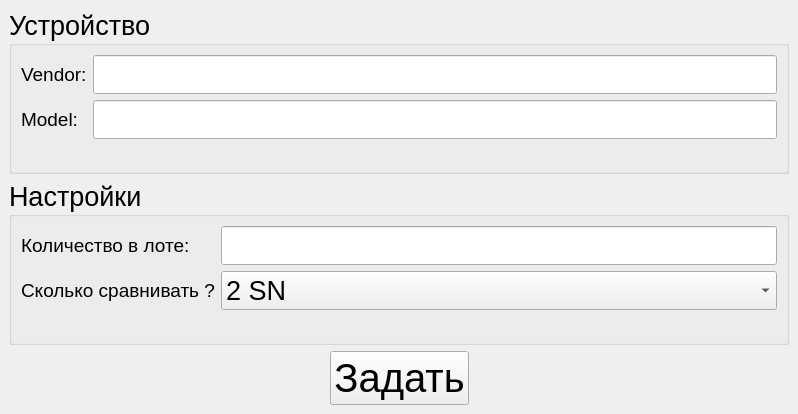
<?xml version="1.0" encoding="UTF-8"?>
<ui version="4.0">
 <class>SettingsWindow</class>
 <widget class="QMainWindow" name="SettingsWindow">
  <property name="geometry">
   <rect>
    <x>0</x>
    <y>0</y>
    <width>798</width>
    <height>414</height>
   </rect>
  </property>
  <property name="maximumSize">
   <size>
    <width>798</width>
    <height>414</height>
   </size>
  </property>
  <property name="acceptDrops">
   <bool>true</bool>
  </property>
  <property name="windowTitle">
   <string>Настройки</string>
  </property>
  <property name="windowIcon">
   <iconset resource="res.qrc">
    <normaloff>:/res/images/logo.ico</normaloff>:/res/images/logo.ico</iconset>
  </property>
  <property name="documentMode">
   <bool>false</bool>
  </property>
  <property name="dockNestingEnabled">
   <bool>false</bool>
  </property>
  <widget class="QWidget" name="centralwidget">
   <layout class="QVBoxLayout" name="verticalLayout">
    <item>
     <widget class="QGroupBox" name="groupBox">
      <property name="font">
       <font>
        <pointsize>20</pointsize>
       </font>
      </property>
      <property name="title">
       <string>Устройство</string>
      </property>
      <layout class="QVBoxLayout" name="verticalLayout_2">
       <item>
        <layout class="QFormLayout" name="formLayout">
         <item row="0" column="0">
          <widget class="QLabel" name="label_vendor">
           <property name="font">
            <font>
             <pointsize>14</pointsize>
            </font>
           </property>
           <property name="text">
            <string>Vendor:</string>
           </property>
          </widget>
         </item>
         <item row="0" column="1">
          <widget class="QLineEdit" name="lineEdit_vendor">
           <property name="maxLength">
            <number>64</number>
           </property>
           <property name="alignment">
            <set>Qt::AlignmentFlag::AlignCenter</set>
           </property>
           <property name="clearButtonEnabled">
            <bool>true</bool>
           </property>
          </widget>
         </item>
         <item row="1" column="0">
          <widget class="QLabel" name="label_model">
           <property name="font">
            <font>
             <pointsize>14</pointsize>
            </font>
           </property>
           <property name="text">
            <string>Model:</string>
           </property>
          </widget>
         </item>
         <item row="1" column="1">
          <widget class="QLineEdit" name="lineEdit_model">
           <property name="maxLength">
            <number>64</number>
           </property>
           <property name="alignment">
            <set>Qt::AlignmentFlag::AlignCenter</set>
           </property>
           <property name="clearButtonEnabled">
            <bool>true</bool>
           </property>
          </widget>
         </item>
        </layout>
       </item>
      </layout>
     </widget>
    </item>
    <item>
     <widget class="QGroupBox" name="groupBox_2">
      <property name="font">
       <font>
        <pointsize>20</pointsize>
       </font>
      </property>
      <property name="title">
       <string>Настройки</string>
      </property>
      <layout class="QVBoxLayout" name="verticalLayout_4">
       <item>
        <layout class="QFormLayout" name="formLayout_2">
         <item row="0" column="0">
          <widget class="QLabel" name="label_lot_count">
           <property name="font">
            <font>
             <pointsize>14</pointsize>
            </font>
           </property>
           <property name="text">
            <string>Количество в лоте:</string>
           </property>
          </widget>
         </item>
         <item row="0" column="1">
          <widget class="QLineEdit" name="lineEdit_lot_count">
           <property name="inputMethodHints">
            <set>Qt::InputMethodHint::ImhNone</set>
           </property>
           <property name="maxLength">
            <number>11</number>
           </property>
           <property name="alignment">
            <set>Qt::AlignmentFlag::AlignCenter</set>
           </property>
           <property name="clearButtonEnabled">
            <bool>true</bool>
           </property>
          </widget>
         </item>
         <item row="1" column="0">
          <widget class="QLabel" name="label_lot_count_2">
           <property name="font">
            <font>
             <pointsize>14</pointsize>
            </font>
           </property>
           <property name="text">
            <string>Сколько сравнивать ?</string>
           </property>
          </widget>
         </item>
         <item row="1" column="1">
          <widget class="QComboBox" name="comboBox">
           <property name="font">
            <font>
             <pointsize>20</pointsize>
            </font>
           </property>
           <item>
            <property name="text">
             <string>2 SN</string>
            </property>
           </item>
           <item>
            <property name="text">
             <string>3 SN</string>
            </property>
           </item>
          </widget>
         </item>
        </layout>
       </item>
      </layout>
     </widget>
    </item>
    <item>
     <layout class="QHBoxLayout" name="horizontalLayout">
      <item>
       <spacer name="horizontalSpacer">
        <property name="orientation">
         <enum>Qt::Orientation::Horizontal</enum>
        </property>
        <property name="sizeHint" stdset="0">
         <size>
          <width>40</width>
          <height>20</height>
         </size>
        </property>
       </spacer>
      </item>
      <item>
       <widget class="QPushButton" name="pushButton_set_settings">
        <property name="font">
         <font>
          <pointsize>30</pointsize>
         </font>
        </property>
        <property name="text">
         <string>Задать</string>
        </property>
       </widget>
      </item>
      <item>
       <spacer name="horizontalSpacer_2">
        <property name="orientation">
         <enum>Qt::Orientation::Horizontal</enum>
        </property>
        <property name="sizeHint" stdset="0">
         <size>
          <width>40</width>
          <height>20</height>
         </size>
        </property>
       </spacer>
      </item>
     </layout>
    </item>
   </layout>
  </widget>
 </widget>
 <resources>
  <include location="res.qrc"/>
 </resources>
 <connections/>
</ui>
